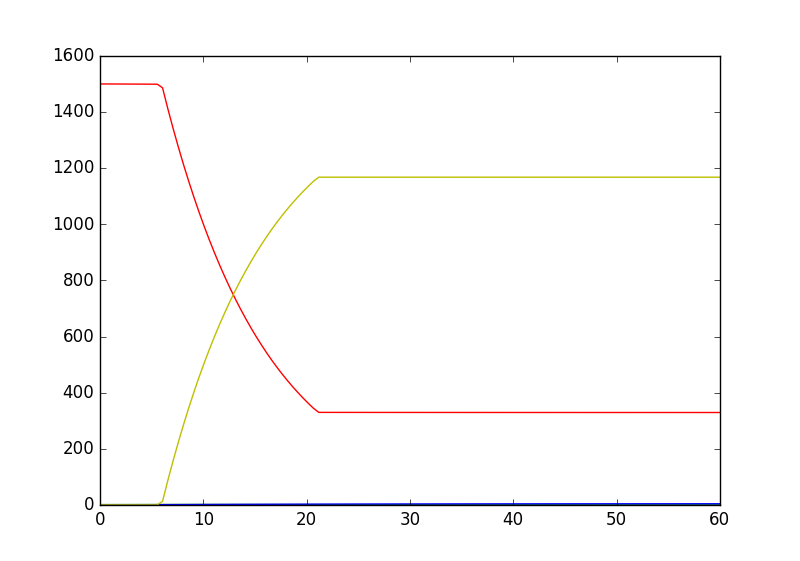

This figure's Python source:
#!/usr/bin/env python
# -*- coding: utf-8 -*-
# vim: ft=python ts=4 sw=4 sts=4 et fenc=utf-8
# Original author: "Eivind Magnus Hvidevold" <hvidevold@gmail.com>
# License: GNU GPLv3 at http://www.gnu.org/licenses/gpl.html

'''
'''

import os
import sys
import re

import numpy
import ODESolver
from matplotlib.pylab import *

class ProblemSIR:
    def __init__(self, p, nu, beta, S0, I0, R0, V0, T):
        self.T = T
        self.S0 = S0
        self.I0 = I0
        self.R0 = R0
        self.V0 = V0

        if isinstance(nu, (float, int)):
            self.nu = lambda t: nu
        elif callable(nu):
            self.nu = nu

        if isinstance(beta, (float, int)):
            self.beta = lambda t: beta
        elif callable(beta):
            self.beta = beta

        if isinstance(p, (float, int)):
            self.p = lambda t: p
        elif callable(p):
            self.p = p

    def __call__(self, u, t):
        S, I, R, V = u
        return [
                -self.beta(t)*S*I - self.p(t)*S,
                self.beta(t)*S*I-self.nu(t)*I,
                self.nu(t)*I,
                self.p(t)*S]

    def term(self, u, t, i):
        S, I, R, V = u[i]
        eps = 1e-7
        return S + I + R + V - (self.S0 + self.I0 + self.R0 + self.V0) > eps

class SolverSIR:
    def __init__(self, problem, dt):
        self.problem = problem
        self.dt = dt

    def solve(self, method=ODESolver.RungeKutta4):
        'entry point'
        problem = self.problem
        solver = method(problem)
        solver.set_initial_condition([problem.S0, problem.I0, problem.R0, problem.V0])
        n = int(round(self.problem.T/float(self.dt)))
        tp = numpy.linspace(0, self.problem.T, n)
        u, t = solver.solve(tp, lambda u, t, i: problem.term(u, t, i))
        print 'Max infected', max(u[:,1])
        return tp, u

def doPlot(tp, u):
    plot(tp, u[:,0], 'r-')
    plot(tp, u[:,1], 'g-')
    plot(tp, u[:,2], 'b-')
    plot(tp, u[:,3], 'y-')
    show()

def main():
    beta = lambda t: 0.0001
    VT = 15
    p = lambda t: 0.1 if 6 <= t <= 6 + VT else 0
    problem = ProblemSIR(p=p, nu=0.1, beta=beta, S0=1500, I0=1.0, R0=0.0, V0=0.0, T=60)
    solver = SolverSIR(problem, 0.5)
    tp, u = solver.solve()
    doPlot(tp, u)


if __name__ == '__main__':
    main()

'''
The infection never gets a bite on proper.
With this vaccination period it's only 1.48.
'''

"""
[emilyd@sudur App_E]$ python SIRV_varying_p.py
Max infected 1.48006365641
"""
